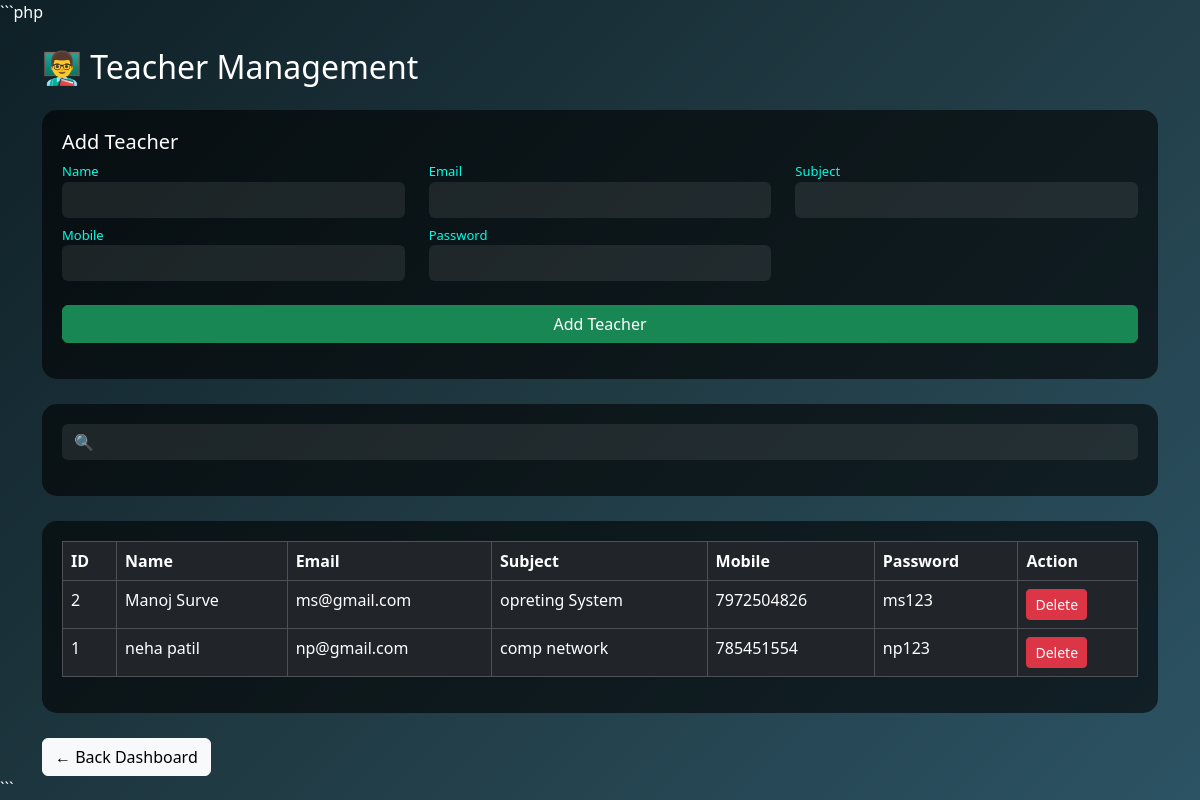
Screenshot of /admin/teachers.php (signed in) with the database file from the repository.
### tables this page shows
CREATE TABLE `teachers` (
  `id` int(11) NOT NULL,
  `name` varchar(100) DEFAULT NULL,
  `email` varchar(100) DEFAULT NULL,
  `password` varchar(100) DEFAULT NULL,
  `subject` varchar(100) DEFAULT NULL,
  `created_at` timestamp NOT NULL DEFAULT current_timestamp(),
  `mobile` varchar(20) DEFAULT NULL
);

### admin/teachers.php (the view, shortened to what this page needs)
<?php
include("../db.php");
?>
<!DOCTYPE html>
<html>
<head>
<link href="https://cdn.jsdelivr.net/npm/bootstrap@5.3.2/dist/css/bootstrap.min.css" rel="stylesheet">
</head>
<body>
<div class="container mt-4">
<h2 class="mb-4">👨‍🏫 Teacher Management</h2>
<div class="box">
<h5>Add Teacher</h5>
<form method="POST">
<div class="row">
<div class="col-md-4 col-12 mb-2">
<label>Name</label>
<input type="text" name="name" class="form-control" required>
</div>
<div class="col-md-4 col-12 mb-2">
<label>Email</label>
<input type="email" name="email" class="form-control" required>
</div>
<div class="col-md-4 col-12 mb-2">
<label>Subject</label>
<input type="text" name="subject" class="form-control" required>
</div>
<div class="col-md-4 col-12 mb-2">
<label>Mobile</label>
<input type="text" name="mobile" class="form-control" required>
</div>
<div class="col-md-4 col-12 mb-2">
<label>Password</label>
<input type="text" name="password" class="form-control" required>
</div>
<div class="col-12 mt-3">
<button name="add_teacher" class="btn btn-success w-100">Add Teacher</button>
</div>
</div>
</form>
</div>
<div class="box">
<form method="GET">
<input type="text" name="search" class="form-control" placeholder="🔍 Search teacher">
</form>
</div>
<div class="box">
<div class="table-responsive">
<table class="table table-dark table-bordered">
<tr>
<th>ID</th>
<th>Name</th>
<th>Email</th>
<th>Subject</th>
<th>Mobile</th>
<th>Password</th>
<th>Action</th>
</tr>
<?php
if(isset($_GET['search'])){
$search=$_GET['search'];
$query="SELECT * FROM teachers WHERE name LIKE '%$search%' OR subject LIKE '%$search%' ORDER BY id DESC";
}else{
$query="SELECT * FROM teachers ORDER BY id DESC";
}
$result=mysqli_query($conn,$query);
while($row=mysqli_fetch_assoc($result)){
?>
<tr>
<td><?php echo $row['id']; ?></td>
<td><?php echo $row['name']; ?></td>
<td><?php echo $row['email']; ?></td>
<td><?php echo $row['subject']; ?></td>
<td><?php echo $row['mobile']; ?></td>
<td><?php echo $row['password']; ?></td>
<td>
<a href="teachers.php?delete=<?php echo $row['id']; ?>" class="btn btn-danger btn-sm">Delete</a>
</td>
</tr>
<?php } ?>
</table>
</div>
</div>
<a href="dashboard.php" class="btn btn-light">← Back Dashboard</a>
</div>
</body>
</html>

### admin/teachers.php (style rules this page uses)
body { background:linear-gradient(135deg,#0f2027,#203a43,#2c5364); font-family:Segoe UI; color:white; }
.box { background:rgba(0,0,0,0.6); padding:20px; border-radius:15px; margin-bottom:25px; }
.form-control { background:#ffffff15; border:none; color:white; }
label { font-size:13px; color:#00ffe7; }

### rows the page displays
teachers: id "2", name "Manoj Surve", email "ms@gmail.com", subject "opreting System", mobile "7972504826", password "ms123"
teachers: id "1", name "neha patil", email "np@gmail.com", subject "comp network", mobile "785451554", password "np123"
